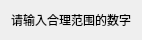
<?xml version="1.0" encoding="UTF-8"?>
<ui version="4.0">
 <class>Form</class>
 <widget class="QWidget" name="Form">
  <property name="geometry">
   <rect>
    <x>0</x>
    <y>0</y>
    <width>138</width>
    <height>30</height>
   </rect>
  </property>
  <property name="windowTitle">
   <string>Form</string>
  </property>
  <layout class="QHBoxLayout" name="horizontalLayout">
   <item>
    <widget class="QLabel" name="label">
     <property name="text">
      <string>请输入合理范围的数字</string>
     </property>
    </widget>
   </item>
  </layout>
 </widget>
 <resources/>
 <connections/>
</ui>
